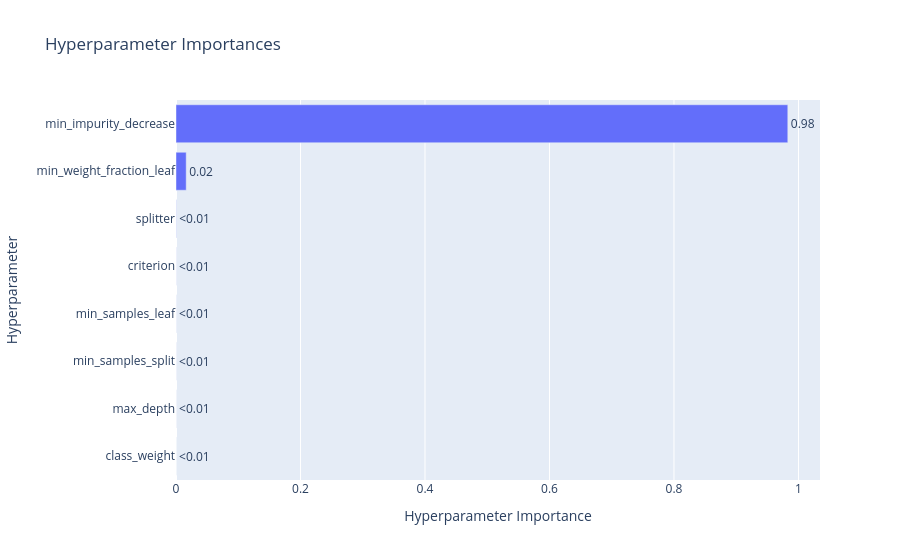

The notebook cell saved with this chart:
### Markdown cell above
Model 2a:

### Code cell
if __name__ == "__main__":
    start_time = datetime.now()
    
    # set data
    model_id = "model_2a"
    model_category = "binary_tree"
    
    # load data
    X_data = pd.read_csv(f"data/X_train_{model_id}.csv", keep_default_na=False)
    y_data = pd.read_csv(f"data/y_train_{model_id}.csv", keep_default_na=False).values.ravel()

    # run 100 trails
    study = optuna.create_study(direction="maximize", study_name=f"{model_id}_tuning", sampler=optuna.samplers.TPESampler(seed=2020))
    study.optimize(lambda trial: objective_a(trial, X_data, y_data), n_trials=100, n_jobs=-1)
    # save as fig
    fig = optuna.visualization.plot_param_importances(study)
    fig.show()
    save_path = f"figures/{model_id}_{model_category}_param_importance.png"
    fig.write_image(save_path)
    print(f"Time: {datetime.now() - start_time}")

### Figure 1 — Plotly figure (JSON) as saved in the notebook; plotly's stock layout.template omitted (floating-point values rounded to 4 significant figures)
{"data": [{"cliponaxis": false, "hovertemplate": ["class_weight (CategoricalDistribution): 4.657603378694201e-05<extra></extra>", "max_depth (IntDistribution): 6.284578385589123e-05<extra></extra>", "min_samples_split (IntDistribution): 8.3065017421739e-05<extra></extra>", "min_samples_leaf (IntDistribution): 0.00011008328106613736<extra></extra>", "criterion (CategoricalDistribution): 0.0001253124116574634<extra></extra>", "splitter (CategoricalDistribution): 0.0003353501947142452<extra></extra>", "min_weight_fraction_leaf (FloatDistribution): 0.016381049096543976<extra></extra>", "min_impurity_decrease (FloatDistribution): 0.9828557181809536<extra></extra>"], "name": "Objective Value", "orientation": "h", "text": ["<0.01", "<0.01", "<0.01", "<0.01", "<0.01", "<0.01", "0.02", "0.98"], "textposition": "outside", "type": "bar", "x": [4.658e-05, 6.285e-05, 8.307e-05, 0.0001101, 0.0001253, 0.0003354, 0.01638, 0.9829], "y": ["class_weight", "max_depth", "min_samples_split", "min_samples_leaf", "criterion", "splitter", "min_weight_fraction_leaf", "min_impurity_decrease"]}], "layout": {"title": {"text": "Hyperparameter Importances"}, "xaxis": {"title": {"text": "Hyperparameter Importance"}}, "yaxis": {"title": {"text": "Hyperparameter"}}}}
